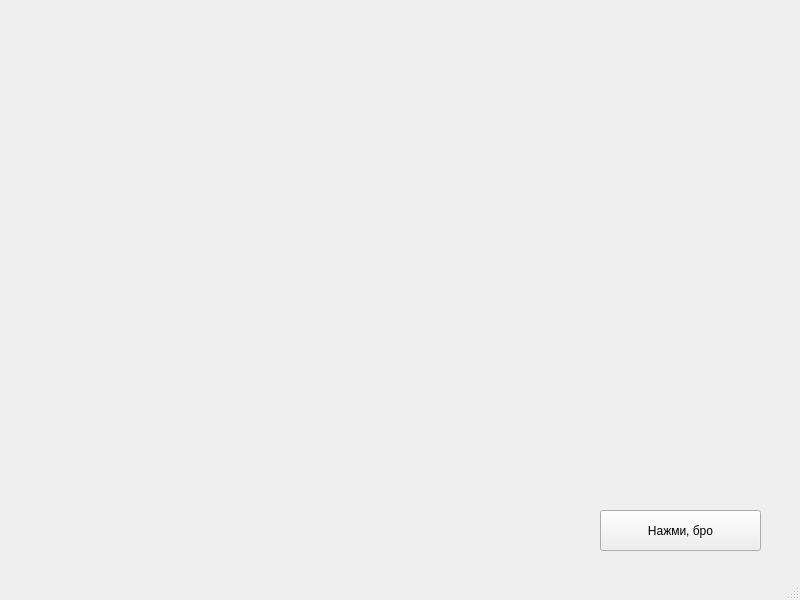
<?xml version="1.0" encoding="UTF-8"?>
<ui version="4.0">
 <class>MainWindow</class>
 <widget class="QMainWindow" name="MainWindow">
  <property name="geometry">
   <rect>
    <x>0</x>
    <y>0</y>
    <width>800</width>
    <height>600</height>
   </rect>
  </property>
  <property name="windowTitle">
   <string>MainWindow</string>
  </property>
  <widget class="QWidget" name="centralwidget">
   <widget class="QPushButton" name="pushButton">
    <property name="geometry">
     <rect>
      <x>600</x>
      <y>510</y>
      <width>161</width>
      <height>41</height>
     </rect>
    </property>
    <property name="text">
     <string>Нажми, бро</string>
    </property>
   </widget>
  </widget>
  <widget class="QMenuBar" name="menubar">
   <property name="geometry">
    <rect>
     <x>0</x>
     <y>0</y>
     <width>800</width>
     <height>25</height>
    </rect>
   </property>
  </widget>
  <widget class="QStatusBar" name="statusbar"/>
 </widget>
 <resources/>
 <connections/>
</ui>
